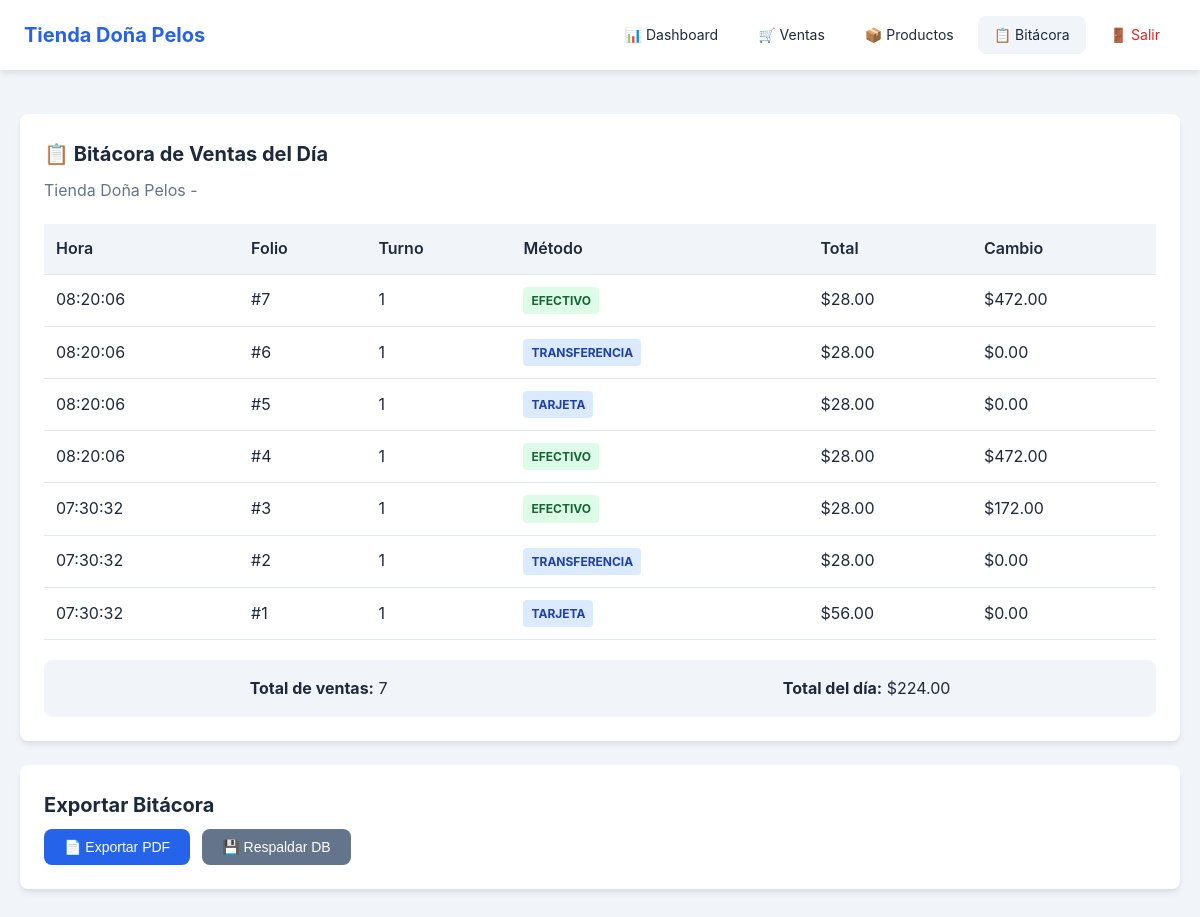
Page /log (signed in) on the committed database.
### database.py (models this page shows)
class Sale(db.Model):
    __tablename__ = 'sales'
    id = db.Column(db.Integer, primary_key=True)
    business_id = db.Column(db.Integer, db.ForeignKey('businesses.id'), nullable=False)
    shift_id = db.Column(db.Integer, db.ForeignKey('shifts.id'), nullable=False)
    total_amount = db.Column(db.Float, nullable=False)
    payment_method = db.Column(db.String(50), nullable=False)  # efectivo, tarjeta, transferencia
    cash_received = db.Column(db.Float, nullable=True)
    change = db.Column(db.Float, default=0)
    sale_date = db.Column(db.DateTime, default=datetime.utcnow)
    sale_time = db.Column(db.Time, default=datetime.utcnow().time)
    items = db.relationship('SaleItem', backref='sale', lazy=True, cascade='all, delete-orphan')
    shift = db.relationship('Shift', backref='sales')

class Shift(db.Model):
    __tablename__ = 'shifts'
    id = db.Column(db.Integer, primary_key=True)
    business_id = db.Column(db.Integer, db.ForeignKey('businesses.id'), nullable=False)
    shift_number = db.Column(db.Integer, nullable=False)  # 1 o 2
    initial_amount = db.Column(db.Float, nullable=False)
    started_at = db.Column(db.DateTime, default=datetime.utcnow)
    closed_at = db.Column(db.DateTime, nullable=True)
    is_closed = db.Column(db.Boolean, default=False)
    closed_by = db.Column(db.String(100), nullable=True)

### app.py (the view)
@app.route('/log')
@login_required
def log():
    today = datetime.now().date()
    sales = Sale.query.join(Shift).filter(
        Sale.business_id == session['user_id'],
        db.func.date(Sale.sale_date) == today
    ).order_by(Sale.sale_date.desc()).all()
    return render_template('log.html', sales=sales)

### app.py (called while the page is built)
def login_required(f):
    @wraps(f)
    def decorated_function(*args, **kwargs):
        if 'user_id' not in session:
            flash('Debes iniciar sesión para acceder', 'warning')
            return redirect(url_for('login'))
        return f(*args, **kwargs)
    return decorated_function

### templates/log.html (shortened to what this page needs)
<!DOCTYPE html>
<html lang="es">
<head>
    <link rel="stylesheet" href="{{ url_for('static', filename='css/styles.css') }}">
</head>
<body class="log-page">
    <nav class="navbar">
        <div class="nav-brand">{{ session.get('business_name', 'POS System') }}</div>
        <div class="nav-links">
            <a href="{{ url_for('dashboard') }}" class="nav-link">📊 Dashboard</a>
            <a href="{{ url_for('sales') }}" class="nav-link">🛒 Ventas</a>
            <a href="{{ url_for('products') }}" class="nav-link">📦 Productos</a>
            <a href="{{ url_for('log') }}" class="nav-link active">📋 Bitácora</a>
            <a href="{{ url_for('logout') }}" class="nav-link logout">🚪 Salir</a>
        </div>
    </nav>
    <main class="main-content">
        <div class="container">
            <section class="log-section">
                <h2>📋 Bitácora de Ventas del Día</h2>
                <p class="log-date">{{ session.get('business_name', '') }} - {{ now().strftime('%d/%m/%Y') if now else '' }}</p>
                {% if sales %}
                <div class="sales-log">
                    <table class="log-table">
                        <thead>
                            <tr>
                                <th>Hora</th>
                                <th>Folio</th>
                                <th>Turno</th>
                                <th>Método</th>
                                <th>Total</th>
                                <th>Cambio</th>
                            </tr>
                        </thead>
                        <tbody>
                            {% for sale in sales %}
                            <tr>
                                <td>{{ sale.sale_time.strftime('%H:%M:%S') }}</td>
                                <td>#{{ sale.id }}</td>
                                <td>{{ sale.shift.shift_number }}</td>
                                <td>
                                    <span class="payment-badge {{ sale.payment_method }}">
                                        {{ sale.payment_method|upper }}
                                    </span>
                                </td>
                                <td class="total">${{ "%.2f"|format(sale.total_amount) }}</td>
                                <td class="change">${{ "%.2f"|format(sale.change) }}</td>
                            </tr>
                            {% endfor %}
                        </tbody>
                    </table>
                    <div class="log-summary">
                        <p><strong>Total de ventas:</strong> {{ sales|length }}</p>
<p><strong>Total del día:</strong> ${{ "%.2f" | format(sales | map(attribute='total_amount') | sum) }}</p>
                    </div>
                </div>
                {% else %}
                <div class="empty-state">
                    <p>No hay ventas registradas hoy</p>
                </div>
                {% endif %}
            </section>
            <section class="log-section">
                <h2>Exportar Bitácora</h2>
                <div class="export-options">
                    <button class="btn btn-primary" onclick="alert('Funcionalidad de exportar PDF')">📄 Exportar PDF</button>
                    <button class="btn btn-secondary" onclick="createBackup()">💾 Respaldar DB</button>
                </div>
            </section>
        </div>
    </main>
</body>
</html>

### static/css/styles.css (style rules this page uses)
:root { --primary-color: #2563eb; --primary-dark: #1d4ed8; --success-color: #16a34a; --danger-color: #dc2626; --warning-color: #f59e0b; --bg-color: #f1f5f9; --card-bg: #ffffff; --text-color: #1e293b; --text-muted: #64748b; --border-color: #e2e8f0; --shadow: 0 4px 6px -1px rgba(0, 0, 0, 0.1); --radius: 8px; }
* { margin: 0; padding: 0; box-sizing: border-box; }
body { font-family: -apple-system, BlinkMacSystemFont, 'Segoe UI', Roboto, Oxygen, Ubuntu, sans-serif; background-color: var(--bg-color); color: var(--text-color); line-height: 1.6; }
.container { max-width: 1200px; margin: 0 auto; padding: 20px; }
.btn { display: inline-block; padding: 10px 20px; border: none; border-radius: var(--radius); cursor: pointer; font-size: 14px; font-weight: 500; text-decoration: none; transition: all 0.3s; }
.btn-primary { background-color: var(--primary-color); color: white; }
.btn-secondary { background-color: var(--text-muted); color: white; }
.navbar { background: var(--card-bg); padding: 16px 24px; box-shadow: var(--shadow); position: sticky; top: 0; z-index: 100; display: flex; justify-content: space-between; align-items: center; flex-wrap: wrap; }
.nav-brand { font-size: 20px; font-weight: bold; color: var(--primary-color); }
.nav-links { display: flex; gap: 8px; flex-wrap: wrap; }
.nav-link { padding: 8px 16px; border-radius: var(--radius); text-decoration: none; color: var(--text-color); font-size: 14px; transition: background 0.3s; }
.nav-link:hover, .nav-link.active { background: var(--bg-color); }
.nav-link.logout { color: var(--danger-color); }
.main-content { padding: 24px 0; }
.log-section { background: var(--card-bg); padding: 24px; border-radius: var(--radius); box-shadow: var(--shadow); margin-bottom: 24px; }
.log-section h2 { font-size: 20px; margin-bottom: 8px; }
.log-date { color: var(--text-muted); margin-bottom: 20px; }
.log-table { width: 100%; border-collapse: collapse; margin-bottom: 20px; }
.log-table th, .log-table td { padding: 12px; text-align: left; border-bottom: 1px solid var(--border-color); }
.log-table th { background: var(--bg-color); font-weight: 600; }
.payment-badge { display: inline-block; padding: 4px 8px; border-radius: 4px; font-size: 12px; font-weight: bold; text-transform: uppercase; }
.payment-badge.efectivo { background: #dcfce7; color: #166534; }
.payment-badge.tarjeta, .payment-badge.transferencia { background: #dbeafe; color: #1e40af; }
.log-summary { padding: 16px; background: var(--bg-color); border-radius: var(--radius); display: flex; justify-content: space-around; flex-wrap: wrap; gap: 16px; }
.export-options { display: flex; gap: 12px; flex-wrap: wrap; }

### rows in the picture
Sale: sale_time "08:20:06", id "7", shift.shift_number "1", payment_method "EFECTIVO", total_amount "28.00", change "472.00"
Sale: sale_time "08:20:06", id "6", shift.shift_number "1", payment_method "TRANSFERENCIA", total_amount "28.00", change "0.00"
Sale: sale_time "08:20:06", id "5", shift.shift_number "1", payment_method "TARJETA", total_amount "28.00", change "0.00"
Sale: sale_time "08:20:06", id "4", shift.shift_number "1", payment_method "EFECTIVO", total_amount "28.00", change "472.00"
Sale: sale_time "07:30:32", id "3", shift.shift_number "1", payment_method "EFECTIVO", total_amount "28.00", change "172.00"
Sale: sale_time "07:30:32", id "2", shift.shift_number "1", payment_method "TRANSFERENCIA", total_amount "28.00", change "0.00"
Sale: sale_time "07:30:32", id "1", shift.shift_number "1", payment_method "TARJETA", total_amount "56.00", change "0.00"

### other values in the picture
{{ session.get('business_name', 'POS System') }} "Tienda Doña Pelos"
{{ session.get('business_name', '') }} "Tienda Doña Pelos"
{{ sales|length }} "7"
{{ "%.2f" | format(sales | map(attribute='total_amount') | sum) }} "224.00"
